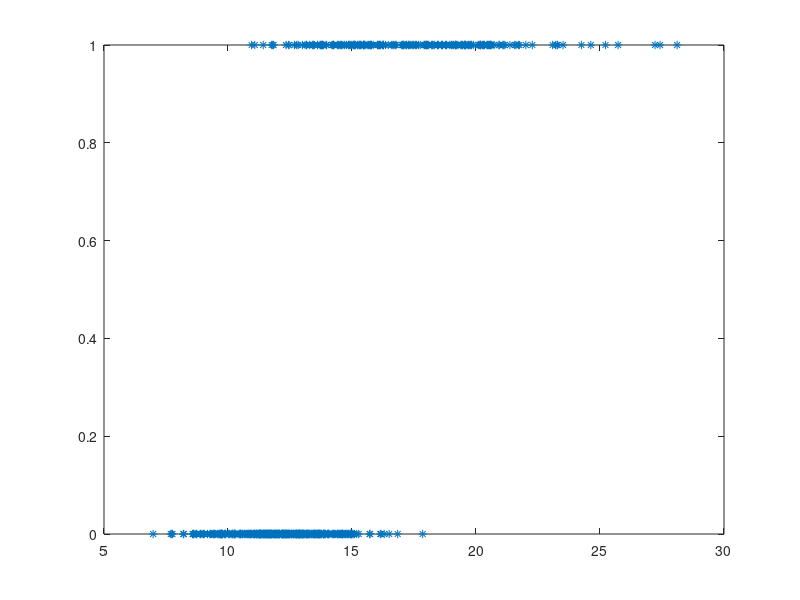

This figure's MATLAB source: (Note: this script raises an error after producing the figure.)
clear; clc; close all;
%[p, t] = simplefit_dataset;
load wdbc.mat;
p=x';
t=t';
p=p(1,:); % keep first row with all colmns

plot(p,t,'*');
net = feedforwardnet(6);
% net.numLayers = 2;
% net.layers[1].size = 8;
% net.layers[1].size = 5;

net.trainParam.goal = 1e-5;
net.trainParam.epochs = 1000;

net.divideParam.trainRatio = 60/100;
net.divideParam.valRatio = 0/100;
net.divideParam.testRatio = 40/100;

[net, tr] = train(net, p, t);

p_sim = p;
t_sim = net(p_sim);
hold on;
plot(p_sim, t_sim, 'r-');
hold off;